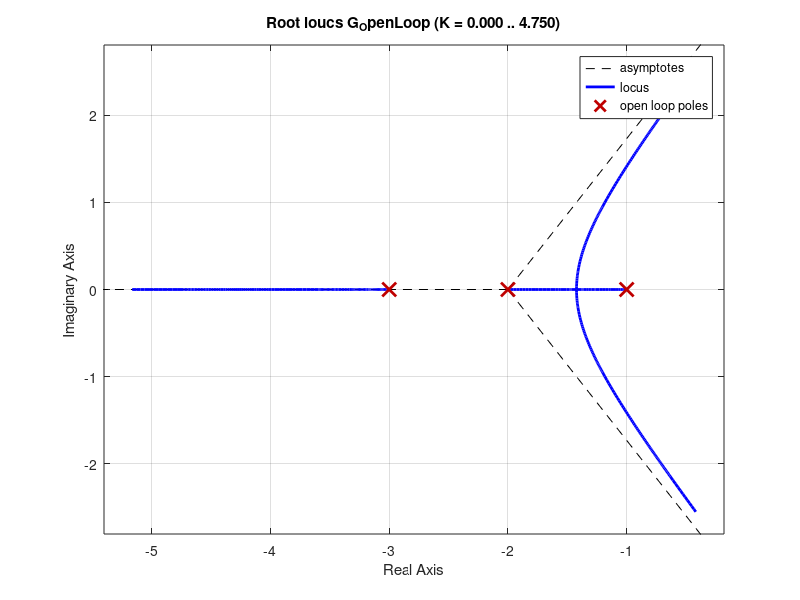

The MATLAB script that drew this image:
k = 2;  % put k any number

num = [6];
den = [1 6 11 6];
G_OpenLoop = tf(num,den)
poles_OpenLoop = pole(G_OpenLoop)

G_ClosedLoop = feedback(k*G_OpenLoop,1)
poles_ClosedLoop = pole(G_ClosedLoop)

rlocus(G_OpenLoop)